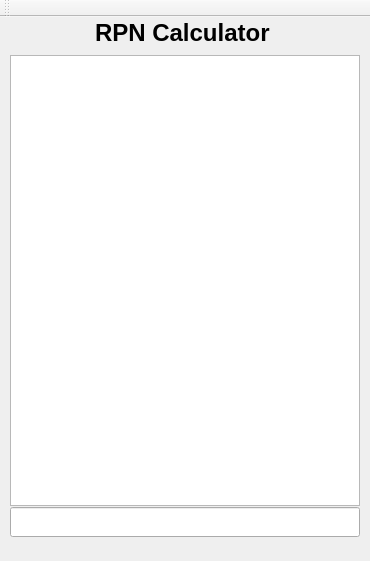
<?xml version="1.0" encoding="UTF-8"?>
<ui version="4.0">
 <class>MainWindow</class>
 <widget class="QMainWindow" name="MainWindow">
  <property name="geometry">
   <rect>
    <x>0</x>
    <y>0</y>
    <width>370</width>
    <height>561</height>
   </rect>
  </property>
  <property name="windowTitle">
   <string>RPN Calculator</string>
  </property>
  <widget class="QWidget" name="centralWidget">
   <widget class="QTextEdit" name="calcScreen">
    <property name="geometry">
     <rect>
      <x>10</x>
      <y>38</y>
      <width>350</width>
      <height>451</height>
     </rect>
    </property>
    <property name="font">
     <font>
      <family>Monospace</family>
      <pointsize>14</pointsize>
     </font>
    </property>
   </widget>
   <widget class="QLineEdit" name="calcEntry">
    <property name="geometry">
     <rect>
      <x>10</x>
      <y>490</y>
      <width>350</width>
      <height>30</height>
     </rect>
    </property>
    <property name="font">
     <font>
      <pointsize>12</pointsize>
     </font>
    </property>
   </widget>
   <widget class="QLabel" name="label">
    <property name="geometry">
     <rect>
      <x>95</x>
      <y>0</y>
      <width>180</width>
      <height>32</height>
     </rect>
    </property>
    <property name="font">
     <font>
      <pointsize>18</pointsize>
      <weight>75</weight>
      <bold>true</bold>
     </font>
    </property>
    <property name="text">
     <string>RPN Calculator</string>
    </property>
   </widget>
  </widget>
  <widget class="QMenuBar" name="menuBar">
   <property name="geometry">
    <rect>
     <x>0</x>
     <y>0</y>
     <width>370</width>
     <height>25</height>
    </rect>
   </property>
  </widget>
  <widget class="QToolBar" name="mainToolBar">
   <attribute name="toolBarArea">
    <enum>TopToolBarArea</enum>
   </attribute>
   <attribute name="toolBarBreak">
    <bool>false</bool>
   </attribute>
  </widget>
 </widget>
 <layoutdefault spacing="6" margin="11"/>
 <resources/>
 <connections/>
</ui>
